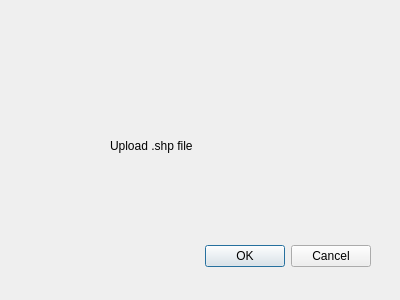
<?xml version="1.0" encoding="UTF-8"?>
<ui version="4.0">
 <class>Dialog</class>
 <widget class="QDialog" name="Dialog">
  <property name="geometry">
   <rect>
    <x>0</x>
    <y>0</y>
    <width>400</width>
    <height>300</height>
   </rect>
  </property>
  <property name="windowTitle">
   <string>Dialog</string>
  </property>
  <widget class="QDialogButtonBox" name="buttonBox">
   <property name="geometry">
    <rect>
     <x>30</x>
     <y>240</y>
     <width>341</width>
     <height>32</height>
    </rect>
   </property>
   <property name="orientation">
    <enum>Qt::Horizontal</enum>
   </property>
   <property name="standardButtons">
    <set>QDialogButtonBox::Cancel|QDialogButtonBox::Ok</set>
   </property>
  </widget>
  <widget class="QgsFileWidget" name="mQgsFileWidget">
   <property name="geometry">
    <rect>
     <x>260</x>
     <y>130</y>
     <width>93</width>
     <height>27</height>
    </rect>
   </property>
   <property name="dialogTitle">
    <string>Upload aoi shp file</string>
   </property>
   <property name="filter">
    <string>*.shp</string>
   </property>
  </widget>
  <widget class="QLabel" name="label">
   <property name="geometry">
    <rect>
     <x>110</x>
     <y>130</y>
     <width>101</width>
     <height>31</height>
    </rect>
   </property>
   <property name="text">
    <string>Upload .shp file</string>
   </property>
  </widget>
 </widget>
 <customwidgets>
  <customwidget>
   <class>QgsFileWidget</class>
   <extends>QWidget</extends>
   <header>qgsfilewidget.h</header>
  </customwidget>
 </customwidgets>
 <resources/>
 <connections>
  <connection>
   <sender>buttonBox</sender>
   <signal>accepted()</signal>
   <receiver>Dialog</receiver>
   <slot>accept()</slot>
   <hints>
    <hint type="sourcelabel">
     <x>248</x>
     <y>254</y>
    </hint>
    <hint type="destinationlabel">
     <x>157</x>
     <y>274</y>
    </hint>
   </hints>
  </connection>
  <connection>
   <sender>buttonBox</sender>
   <signal>rejected()</signal>
   <receiver>Dialog</receiver>
   <slot>reject()</slot>
   <hints>
    <hint type="sourcelabel">
     <x>316</x>
     <y>260</y>
    </hint>
    <hint type="destinationlabel">
     <x>286</x>
     <y>274</y>
    </hint>
   </hints>
  </connection>
 </connections>
</ui>
